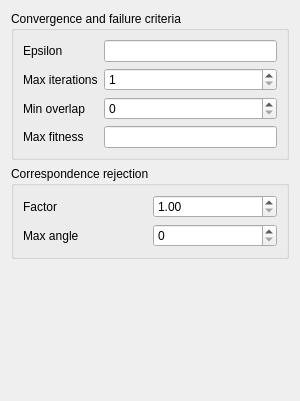
       <widget class="QWidget" name="page_registration">
        <property name="geometry">
         <rect>
          <x>0</x>
          <y>0</y>
          <width>300</width>
          <height>401</height>
         </rect>
        </property>
        <attribute name="label">
         <string>Registration</string>
        </attribute>
        <layout class="QVBoxLayout" name="verticalLayout_3">
         <item>
          <widget class="QGroupBox" name="groupBox_convergence">
           <property name="title">
            <string>Convergence and failure criteria</string>
           </property>
           <layout class="QGridLayout" name="gridLayout_4">
            <item row="0" column="0">
             <widget class="QLabel" name="label_epsilon">
              <property name="text">
               <string>Epsilon</string>
              </property>
             </widget>
            </item>
            <item row="1" column="0">
             <widget class="QLabel" name="label_max_iterations">
              <property name="text">
               <string>Max iterations</string>
              </property>
              <property name="buddy">
               <cstring>spinBox_max_iterations</cstring>
              </property>
             </widget>
            </item>
            <item row="2" column="0">
             <widget class="QLabel" name="label_min_overlap">
              <property name="text">
               <string>Min overlap</string>
              </property>
              <property name="buddy">
               <cstring>spinBox_min_overlap</cstring>
              </property>
             </widget>
            </item>
            <item row="3" column="0">
             <widget class="QLabel" name="label_max_fitness">
              <property name="text">
               <string>Max fitness</string>
              </property>
             </widget>
            </item>
            <item row="1" column="1">
             <widget class="QSpinBox" name="spinBox_max_iterations">
              <property name="minimum">
               <number>1</number>
              </property>
              <property name="maximum">
               <number>500</number>
              </property>
             </widget>
            </item>
            <item row="2" column="1">
             <widget class="QSpinBox" name="spinBox_min_overlap">
              <property name="maximum">
               <number>100</number>
              </property>
             </widget>
            </item>
            <item row="0" column="1">
             <widget class="QLineEdit" name="lineEdit_epsilon"/>
            </item>
            <item row="3" column="1">
             <widget class="QLineEdit" name="lineEdit_max_fitness"/>
            </item>
           </layout>
          </widget>
         </item>
         <item>
          <widget class="QGroupBox" name="groupBox_correspondence_rejection">
           <property name="title">
            <string>Correspondence rejection</string>
           </property>
           <layout class="QGridLayout" name="gridLayout_2">
            <item row="0" column="0">
             <widget class="QLabel" name="label_correspondence_rejection_factor">
              <property name="text">
               <string>Factor</string>
              </property>
              <property name="buddy">
               <cstring>doubleSpinBox_correspondence_rejection_factor</cstring>
              </property>
             </widget>
            </item>
            <item row="0" column="1">
             <widget class="QDoubleSpinBox" name="doubleSpinBox_correspondence_rejection_factor">
              <property name="minimum">
               <double>1.000000000000000</double>
              </property>
              <property name="maximum">
               <double>100.000000000000000</double>
              </property>
             </widget>
            </item>
            <item row="1" column="0">
             <widget class="QLabel" name="label_correspondence_rejection_max_angle">
              <property name="text">
               <string>Max angle</string>
              </property>
              <property name="buddy">
               <cstring>spinBox_correspondence_rejection_max_angle</cstring>
              </property>
             </widget>
            </item>
            <item row="1" column="1">
             <widget class="QSpinBox" name="spinBox_correspondence_rejection_max_angle">
              <property name="maximum">
               <number>180</number>
              </property>
             </widget>
            </item>
           </layout>
          </widget>
         </item>
         <item>
          <spacer name="verticalSpacer_registration">
           <property name="orientation">
            <enum>Qt::Vertical</enum>
           </property>
           <property name="sizeHint" stdset="0">
            <size>
             <width>20</width>
             <height>40</height>
            </size>
           </property>
          </spacer>
         </item>
        </layout>
       </widget>
